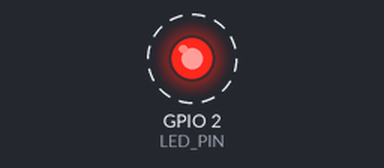
Recording of a sketch running on a simulated ESP32. Parts: output pins drawn as LEDs (lit = HIGH). Dashed ring = blinking. What the sketch prints to the serial monitor is not drawn.

Above: at 1.2 s.
Timing chart, 0 to 4.0 s (numbered marks = the images above):
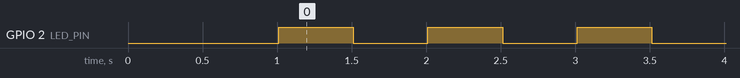

The sketch:

sketch.ino
```cpp
/*
 * TAZROUT IoT Irrigation System - ESP32 Module
 * Day 1: LED Blink - Environment Setup
 *
 * Developer: KHENFRI Moussa
 * Date: February 1, 2026
 * Week: 1 - ESP32 Fundamentals
 * Project: TAZROUT IoT Irrigation System
 *
 * Learning Objectives:
 * - Understand ESP32 GPIO control
 * - Master digital output operations
 * - Verify Wokwi simulation environment
 *
 * Hardware:
 * - ESP32 DevKit v1
 * - LED connected to GPIO 2
 * - 220 ohm resistor
 *
 * TAZROUT Integration:
 * - GPIO control → Future relay control for irrigation pump
 * - LED patterns → System status indicators
 */

// Pin Definitions
const int LED_PIN = 2;  // Built-in LED pin on most ESP32 boards

// Timing Configuration
const int BLINK_INTERVAL = 500;  // 500ms = 1Hz frequency (on + off = 1 second)

void setup() {
  // Initialize the LED pin as an output
  pinMode(LED_PIN, OUTPUT);

  // Initialize Serial communication for debugging
  Serial.begin(115200);
  delay(1000);  // Give Serial time to initialize

  Serial.println("=================================");
  Serial.println("TAZROUT - Day 1: LED Blink Test");
  Serial.println("=================================");
  Serial.println("LED Pin: GPIO 2");
  Serial.println("Frequency: 1Hz (500ms ON, 500ms OFF)");
  Serial.println("=================================\n");
}

void loop() {
  // Turn LED ON
  digitalWrite(LED_PIN, HIGH);
  Serial.println("LED: ON");
  delay(BLINK_INTERVAL);

  // Turn LED OFF
  digitalWrite(LED_PIN, LOW);
  Serial.println("LED: OFF");
  delay(BLINK_INTERVAL);
}
```

Measured:
- by itself, GPIO 2 (LED_PIN): alternates HIGH for 0.50 s and LOW for 0.50 s
